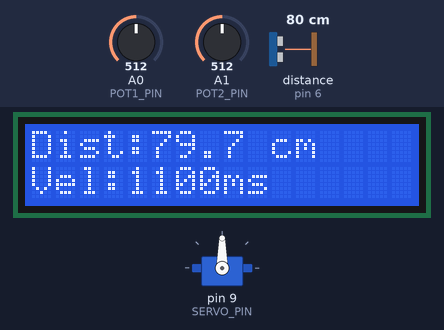
A sketch run on a simulated Arduino Mega 2560, built with avr-gcc and run on an emulated ATmega2560. Parts: 16×2 character LCD, servo. Wiring (inferred from the names in the program): ultrasonic range finder: trigger pin 7; echo pin 6. The test bench sets the inputs (shaded band); at power-on: A1 (POT2_PIN) = 512, A0 (POT1_PIN) = 512, distance to the obstacle (sensor on pin 6) 80 cm. The echo pulse lasts 58.3 µs per cm; the local clock reads 2024-03-15 10:24:30 at power-on unless the sketch sets it; what the sketch prints to the serial monitor is not drawn.

Above: at 3.3 s.
3.4 s: A1 (POT2_PIN) set to 122
At 4.9 s:
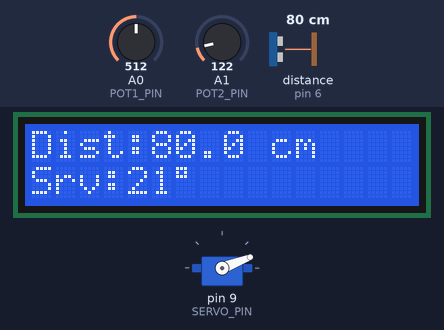
6.4 s: A1 (POT2_PIN) set to 0
At 7.8 s:
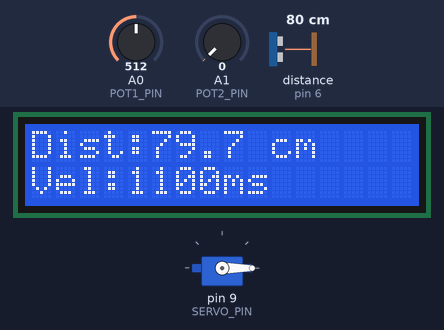
9.4 s: A1 (POT2_PIN) set to 306
At 11.9 s:
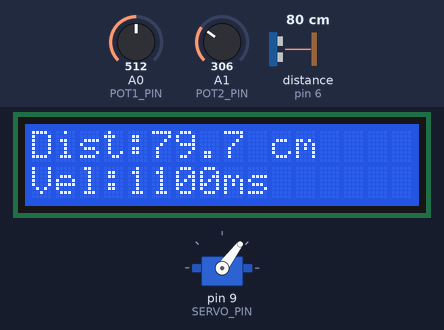
12.4 s: A0 (POT1_PIN) set to 0
At 13.05 s:
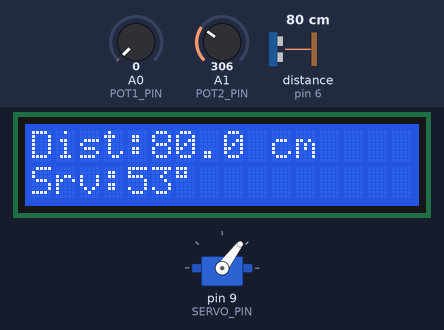
14.6 s: A0 (POT1_PIN) set to 321
At 15.9 s:
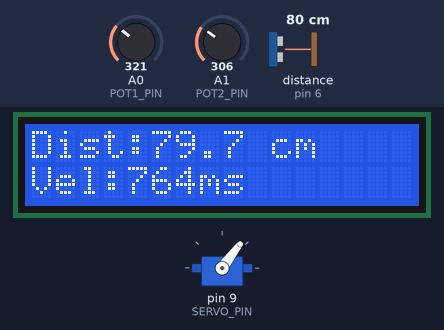
17.6 s: A0 (POT1_PIN) set to 332
Timing chart, 0 to 20.6 s (numbered marks = the images above; inputs shaded):
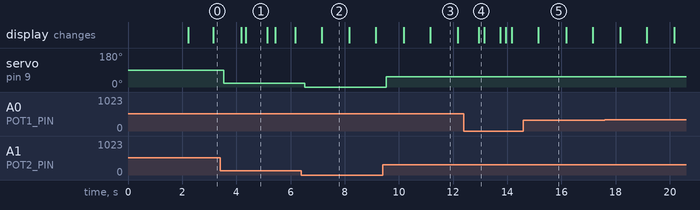

The sketch:

ejercicio4.ino
```cpp
// ============================================================
// P02 - EJERCICIO 4: Integracion con Dos Potenciometros
//       Control Bidimensional del Servo
// Arduino Mega 2560 | Wokwi | Taller IoT - EPIS UNSA
// ============================================================
// CONEXIONES:
//   HC-SR04    : TRIG=7, ECHO=6, VCC=5V, GND=GND
//   Potenc. 1  : izq=5V, der=GND, cursor=A0 (velocidad LCD)
//   Potenc. 2  : izq=5V, der=GND, cursor=A1 (posicion servo)
//   LCD I2C    : SDA=20, SCL=21, VCC=5V, GND=GND
//   Servo      : señal=9, VCC=5V, GND=GND
//   DS3231     : SDA=20, SCL=21, VCC=3.3V, GND=GND
// ── NUEVO en EJ.4: segundo potenciometro en A1 ─────────────
// ============================================================

#include <Wire.h>
#include <LiquidCrystal_I2C.h>
#include <Servo.h>
#include <RTClib.h>

// ── Pines ─────────────────────────────────────────────────
#define TRIG_PIN   7
#define ECHO_PIN   6
#define POT1_PIN   A0   // Pot 1: controla velocidad LCD
#define POT2_PIN   A1   // Pot 2: controla posicion servo
#define SERVO_PIN  9

// ── Objetos ────────────────────────────────────────────────
LiquidCrystal_I2C lcd(0x27, 16, 2);
Servo miServo;
RTC_DS3231 rtc;

// ── Timers no bloqueantes ──────────────────────────────────
unsigned long tSensor  = 0;
unsigned long tLCD     = 0;   // timer dinamico del LCD
unsigned long tAlt     = 0;   // alternancia linea 2
unsigned long tCSV     = 0;
const long INT_SENSOR  = 200; // leer sensores rapido (200 ms)
const long INT_CSV     = 2000;

// ── Variables globales ─────────────────────────────────────
float distancia    = 0;
int   pot1Raw      = 0;    // A0: velocidad LCD
int   pot2Raw      = 0;    // A1: posicion servo
int   servoPos     = 90;
long  intervaloLCD = 1000; // ms entre actualizaciones LCD
bool  modoVel      = true; // true=mostrar velocidad, false=servo
bool  headerOK     = false;

// ── Funcion: medir distancia HC-SR04 ──────────────────────
float medirDistancia() {
  digitalWrite(TRIG_PIN, LOW);
  delayMicroseconds(2);
  digitalWrite(TRIG_PIN, HIGH);
  delayMicroseconds(10);
  digitalWrite(TRIG_PIN, LOW);
  long dur = pulseIn(ECHO_PIN, HIGH, 30000);
  if (dur == 0) return -1;
  return (dur * 0.0343) / 2.0;
}

// ──────────────────────────────────────────────────────────
void setup() {
  Serial.begin(9600);
  pinMode(TRIG_PIN, OUTPUT);
  pinMode(ECHO_PIN, INPUT);

  lcd.init();
  lcd.backlight();
  miServo.attach(SERVO_PIN);

  rtc.begin();
  if (rtc.lostPower())
    rtc.adjust(DateTime(F(__DATE__), F(__TIME__)));

  lcd.setCursor(0, 0); lcd.print("  IoT Station   ");
  lcd.setCursor(0, 1); lcd.print("  EPIS UNSA     ");
  delay(2000);

  Serial.println("=== P02 Ejercicio 4 - Dos potenciometros ===");
  Serial.println("Pot1(A0)=velocidad LCD | Pot2(A1)=posicion servo");
}

// ──────────────────────────────────────────────────────────
void loop() {
  unsigned long ahora = millis();

  // ── Lectura de sensores cada 200 ms ─────────────────────
  if (ahora - tSensor >= INT_SENSOR) {
    tSensor = ahora;

    distancia = medirDistancia();

    // EJ. 4: leer ambos potenciometros
    pot1Raw = analogRead(POT1_PIN);
    pot2Raw = analogRead(POT2_PIN);

    // Pot1 -> velocidad de actualizacion del LCD (200-2000 ms)
    intervaloLCD = map(pot1Raw, 0, 1023, 200, 2000);

    // Pot2 -> posicion directa del servo (0-180°)
    servoPos = map(pot2Raw, 0, 1023, 0, 180);
    servoPos = constrain(servoPos, 0, 180); // seguridad
    miServo.write(servoPos);

    // Calcular porcentajes de cada potenciometro
    float pct1 = (pot1Raw / 1023.0) * 100.0;
    float pct2 = (pot2Raw / 1023.0) * 100.0;

    // Monitor Serial con porcentajes — facil de leer para la tabla
    Serial.print("Pot1:");     Serial.print(pot1Raw);
    Serial.print("(");         Serial.print(pct1, 1);
    Serial.print("%) Int:");   Serial.print(intervaloLCD);
    Serial.print("ms | Pot2:"); Serial.print(pot2Raw);
    Serial.print("(");         Serial.print(pct2, 1);
    Serial.print("%) Srv:");   Serial.print(servoPos);
    Serial.print(" Dist:");    Serial.println(distancia, 1);
  }

  // ── Actualizar LCD linea 1 segun intervalo dinamico ─────
  if (ahora - tLCD >= intervaloLCD) {
    tLCD = ahora;

    // Linea 1: siempre muestra distancia
    lcd.setCursor(0, 0);
    lcd.print("Dist:");
    if (distancia < 0) {
      lcd.print(" Sin eco    ");
    } else {
      lcd.print(distancia, 1);
      lcd.print(" cm     ");
    }
  }

  // ── Alternar linea 2 cada 1 segundo ─────────────────────
  if (ahora - tAlt >= 1000) {
    tAlt  = ahora;
    modoVel = !modoVel;

    lcd.setCursor(0, 1);
    if (modoVel) {
      // Mostrar velocidad de actualizacion
      lcd.print("Vel:");
      lcd.print(intervaloLCD);
      lcd.print("ms      ");
    } else {
      // Mostrar posicion del servo
      lcd.print("Srv:");
      lcd.print(servoPos);
      lcd.print((char)223);   // simbolo °
      lcd.print("         ");
    }
  }

  // ── CSV por Serial cada 2 s ─────────────────────────────
  if (ahora - tCSV >= INT_CSV) {
    tCSV = ahora;
    DateTime now = rtc.now();

    if (!headerOK) {
      Serial.println("Timestamp,Dist_cm,Pot1_raw,IntLCD_ms,Pot2_raw,Servo_deg");
      headerOK = true;
    }

    Serial.print(now.timestamp(DateTime::TIMESTAMP_FULL));
    Serial.print(','); Serial.print(distancia, 1);
    Serial.print(','); Serial.print(pot1Raw);
    Serial.print(','); Serial.print(intervaloLCD);
    Serial.print(','); Serial.print(pot2Raw);
    Serial.print(','); Serial.println(servoPos);
  }
}
```

Measured:
- after the input at 3.4 s, servo on pin 9 (SERVO_PIN): 90° → 21° after 0.13 s; the display: first changes after 0.77 s (image 1 shows a later state)
- after the input at 6.4 s, servo on pin 9 (SERVO_PIN): 21° → 0° after 0.13 s
- after the input at 9.4 s, servo on pin 9 (SERVO_PIN): 0° → 53° after 0.13 s; the display: first changes after 0.77 s (image 3 shows a later state)
- after the input at 12.4 s, the display: changes after 0.55 s (image 4)
- what the display in image 1 shows lasts 0.8 s, from 4.3 s to 5.1 s
- what the display in image 2 shows lasts 1.1 s, from 7.1 s to 8.2 s
